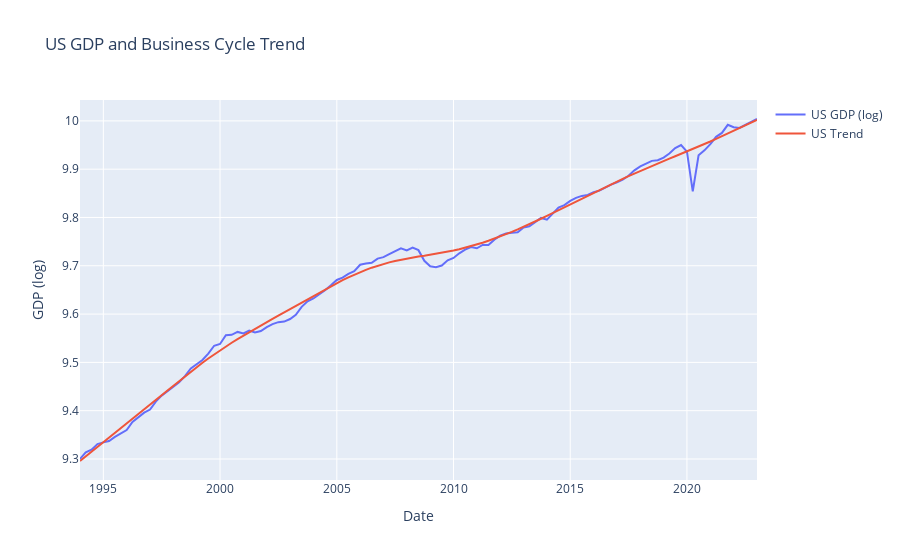
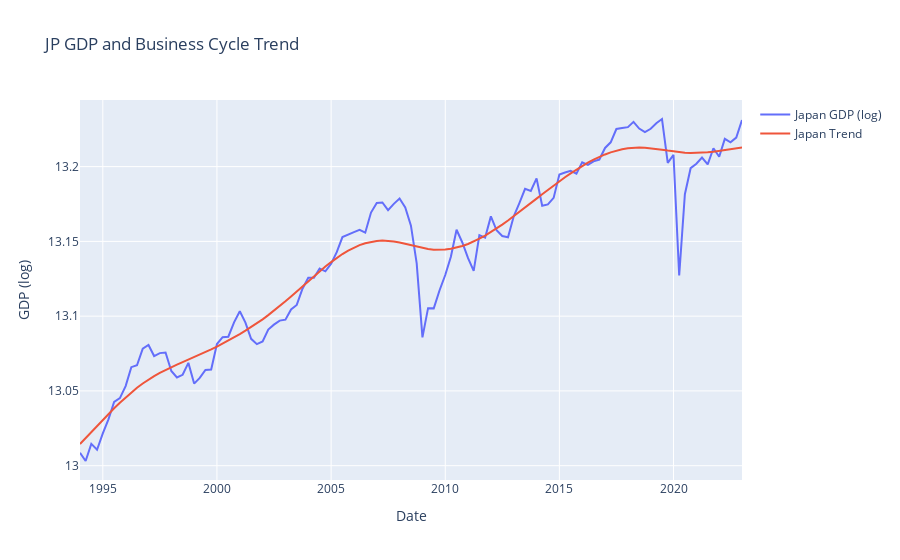

Notebook code cell kept with these figures, in order:
### Markdown cell above
<a href="https://colab.research.google.com/github/tsenga2/keio-quant-macro/blob/main/HPfilter.ipynb" target="_parent"><img src="https://colab.research.google.com/assets/colab-badge.svg" alt="Open In Colab"/></a>

### Code cell
import pandas as pd
import pandas_datareader.data as web
import matplotlib.pyplot as plt
import statsmodels.api as sm
import pandas_datareader as pdr
import numpy as np
import plotly.graph_objects as go
from plotly.offline import plot

# set the start and end dates for the data
start_date = '1994-01-01'
end_date = '2023-01-01'

# download the data from FRED using pandas_datareader
gdp_us = web.DataReader('GDPC1', 'fred', start_date, end_date)
gdp_jp = web.DataReader('JPNRGDPEXP', 'fred', start_date, end_date)

log_gdp_us = np.log(gdp_us)
log_gdp_jp = np.log(gdp_jp)

# calculate the quarterly percent change in real GDP
gdp_pct_change_us = gdp_us.pct_change(4)
gdp_pct_change_jp = gdp_jp.pct_change(4)

# apply a Hodrick-Prescott filter to the data to extract the cyclical component
cycle_us, trend_us = sm.tsa.filters.hpfilter(log_gdp_us, lamb=1600)
cycle_jp, trend_jp = sm.tsa.filters.hpfilter(log_gdp_jp, lamb=1600)

# Create an interactive plot using Plotly
fig = go.Figure()
fig2 = go.Figure()

# Add traces for the original GDP data
fig.add_trace(go.Scatter(x=log_gdp_us.index, y=log_gdp_us.values.flatten(), mode='lines', name='US GDP (log)'))
fig2.add_trace(go.Scatter(x=log_gdp_jp.index, y=log_gdp_jp.values.flatten(), mode='lines', name='Japan GDP (log)'))

# Add traces for the trend components
fig.add_trace(go.Scatter(x=trend_us.index, y=trend_us.values.flatten(), mode='lines', name='US Trend'))
fig2.add_trace(go.Scatter(x=trend_jp.index, y=trend_jp.values.flatten(), mode='lines', name='Japan Trend'))

# Update the layout
fig.update_layout(title='US GDP and Business Cycle Trend',xaxis_title='Date',yaxis_title='GDP (log)',hovermode='x unified')
fig2.update_layout(title='JP GDP and Business Cycle Trend',xaxis_title='Date',yaxis_title='GDP (log)',hovermode='x unified')

# Display the plots
fig.show()
fig2.show()
